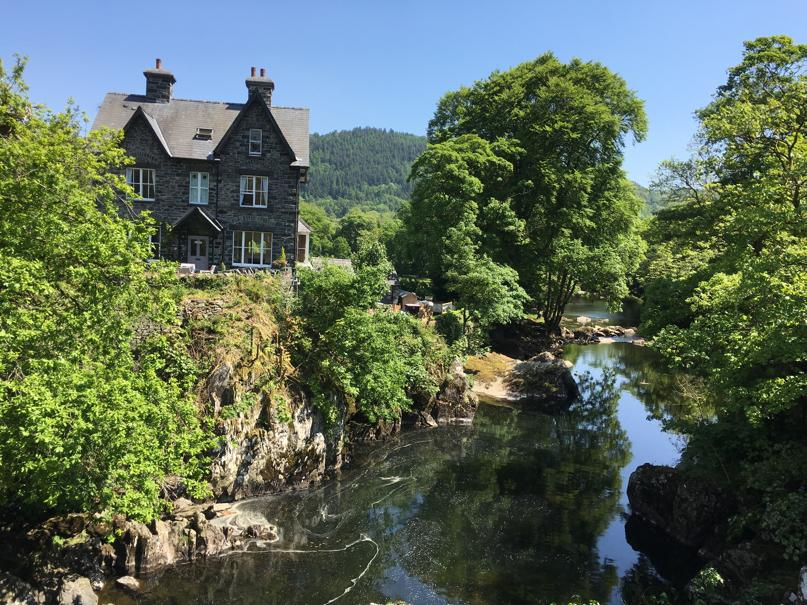
#> input picture p1/Animal-Identification-from-Video/code_Python/betws_y_coed_small.jpg, 807 x 605 px
$ jupyter execute CheckPythonFeatureExtraction.ipynb   (older library calls are emulated)
#> lines starting #> are read from the running program, lines starting #| are printed output that depends on the picture
### p1/Animal-Identification-from-Video/code_Python/FeatureExtractor.py
## Preparing Image Data for Assignment 1
import numpy as np
from skimage.color import rgb2hsv
# [9 lines of commented-out code are left out]
def fox_get_colour_features(img, fstr = 'RGB', blocks_r = 1,\
     blocks_c = 1, bins = 20):
    # Returns a set of features extracted from an image.
    # Five different feature types are encoded.
    # Input −−−−−
    # 'img': RGB input image
    # 'fstr': feature string − one of these − RGB,
    #                   HSV, CHR, OHT, H (default = 'RGB')
    # 'blocks_r': number of rows of blocks to split
    #               the image into (default = 1)
    # 'blocks_c': number of columns of blocks to split
    #               the image into (default = 1)
    # 'bins': number of bins for histogram methods
    #
    # Calculates rgb averages and stds of the blocks in the
    # image and concatenates them. For example, for RGB, the
    # row of features is arranged as:
    # [ra1, ga1, ba1, rs1, gs1, bs1, ra2, ga2, ba2, rs2, ...]
    # where "a" stands for average, "s" is for std, and the
    # number is the block number counted row by row.
    #
    # For example, for blocks_r = 2, blocks_c = 3, the blocks are
    # labelled as:
    # [1 2 3]
    # [4 5 6]
    #
    # For the RGB example, the total number of features is
    # 2(rows)x3(cols)x6(features) = 36 features

    # Split the image
    imsz = img.shape

    indrows = np.linspace(1,imsz[0],blocks_r+1).astype(int)
    indcols = np.linspace(1,imsz[1],blocks_c+1).astype(int)

    feature_values = None

    if len(imsz) == 2:
        # grey image
        print('RGB image is expected')
        return []

    for i in range(blocks_r):
        for j in range(blocks_c):
            if fstr == 'H':
                h,be = colour_features_histogram(img,bins)
                if feature_values is None:
                    feature_values = h
                else:
                    feature_values = np.append(feature_values,h)

            else:
                imblock = img[indrows[i]:indrows[i+1],\
                              indcols[j]:indcols[j+1],:]
                x = colour_features_means(imblock,fstr)
                if feature_values is None:
                    feature_values = x
                else:
                    feature_values = np.append(feature_values,x)

    return feature_values
#-------------------------------------------------------------------

def colour_features_means(im,colour_space):

    if colour_space == 'RGB':
        r = im[:,:,0]; g = im[:,:,1]; b = im[:,:,2] # split into 3 panels
        cols = np.hstack((np.reshape(r,(-1,1)), np.reshape(g,(-1,1)), \
            np.reshape(b,(-1,1))))
    elif colour_space == 'HSV':
        im = rgb2hsv(im)
        r = im[:,:,0]; g = im[:,:,1]; b = im[:,:,2] # split into 3 panels
        cols = np.hstack((np.reshape(r,(-1,1)), np.reshape(g,(-1,1)), \
            np.reshape(b,(-1,1))))
    elif colour_space == 'CHR': #chrominance
        im = np.array(im).astype(float)
        d = np.sqrt(np.sum(im**2,axis=2)) + 0.001
        # guard against division by zero
        c1 = im[:,:,0]/d; c2 = im[:,:,1]/d
        cols = np.hstack((np.reshape(c1,(-1,1)), np.reshape(c2,(-1,1))))
    elif colour_space == 'OHT': # Ohta 1980 space
        im = np.array(im).astype(float)
        r = im[:,:,0]; g = im[:,:,1]; b = im[:,:,2] # split into 3 panels
        i1 = (r + g + b) / 3
        i2 = r - b
        i3 = (2*g - r - b) / 2
        cols = np.hstack((np.reshape(i1,(-1,1)), np.reshape(i2,(-1,1)), \
            np.reshape(i3,(-1,1))))
    else:
        print('Unknown feature space')
        return []

    x = np.hstack((np.mean(cols,axis = 0), np.std(cols,axis = 0)))
    return x
#-------------------------------------------------------------------

def colour_features_histogram(im,bins):
    im = rgb2hsv(im)
    h = np.reshape(im[:,:,0],(-1,1))
    hist, bin_edges = np.histogram(h,bins = bins, range = [0,1])
    hist = hist/np.sum(hist)
    return hist, bin_edges

### p1/Animal-Identification-from-Video/code_Python/CheckPythonFeatureExtraction.ipynb
[cell 1]
import numpy as np
import matplotlib.pyplot as plt
import matplotlib.image as mpimg
import seaborn as sn

import FeatureExtractor as fe

## Colour Features

### RGB, HSV, Chrominance, Ohta, Hue histogram

[cell 2]
img = mpimg.imread('betws_y_coed_small.jpg')
#> img is the input picture: shape (605, 807, 3); mean R, G, B 90.8, 105.4, 89.1
plt.imshow(img)
plt.axis('Equal')
plt.axis('Off')
plt.show()
#cv2.imshow('image',img)
#cv2.waitKey(0)
#cv2.destroyAllWindows()

[cell 3]
# Check RGB features

# Split the image into 3 rows and 3 columns
rgb = fe.fox_get_colour_features(img, blocks_r = 3, blocks_c = 3)
#> after the loop in fox_get_colour_features, `for i in range(blocks_r):`:
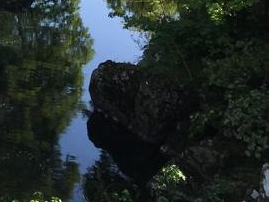
#> imblock: shape (202, 269, 3); mean R, G, B 34.8, 43.7, 42.6
#> after the loop in fox_get_colour_features, `for i in range(blocks_r):`: feature_values = 54 values, max 161.5 at index 8, min 34.54 at index 51, mean 74.71
#> rgb has the same summary as feature_values in fox_get_colour_features
print('Number of features = ', len(rgb))
#| Number of features =  54

# Reshape as an image
block_img = np.reshape(rgb,(-1,3))
#> block_img = 18 rows, first 8: [120.2, 141.6, 154.9], [46.24, 54.35, 85.21], [110.1, 141.5, 161.5], [45.18, 56.67, 89.74], [122.1, 148.7, 149.1], [48.76, 58.08, 96.16], [109.6, 120.4, 64.23], [56.59, 56.35, 43.22]
block_img = block_img[0:-1:2,:] # array with mean RGB for the blocks
#> block_img = [[120.2, 141.6, 154.9], [110.1, 141.5, 161.5], [122.1, 148.7, 149.1], [109.6, 120.4, 64.23], [86.1, 96.72, 60.02], [73.42, 86.95, 51.72], [97.54, 101.2, 63.27], [62.95, 67.22, 53.4], [34.85, 43.7, 42.56]]
block_img = np.reshape(np.reshape(block_img,(-1,1)),(3,3,3),order = 'C').astype(int)

plt.figure()
plt.imshow(block_img)
plt.axis('Equal')
plt.axis('Off')
plt.show()

[cell 4]
# Check HSV features


# Split the image into 3 rows and 3 columns
hsv = fe.fox_get_colour_features(img, fstr = 'HSV', blocks_r = 3, blocks_c = 3)
#> the loop in fox_get_colour_features (call 2), `for i in range(blocks_r):` made 3 passes
#> hsv = 54 values, max 0.672 at index 14, min 0.0956 at index 33, mean 0.29
print('Number of features = ', len(hsv))
#| Number of features =  54

# Reshape as an image
block_img = np.reshape(hsv,(-1,3))
#> block_img = 18 rows, first 8: [0.472, 0.354, 0.667], [0.201, 0.187, 0.291], [0.485, 0.382, 0.672], [0.15, 0.146, 0.314], [0.416, 0.406, 0.672], [0.176, 0.171, 0.307], [0.236, 0.511, 0.482], [0.122, 0.231, 0.224]
block_img = block_img[0:-1:2,:] # array with mean HSV for the blocks
#> block_img = [[0.472, 0.354, 0.667], [0.485, 0.382, 0.672], [0.416, 0.406, 0.672], [0.236, 0.511, 0.482], [0.245, 0.43, 0.388], [0.256, 0.479, 0.345], [0.185, 0.429, 0.414], [0.248, 0.269, 0.271], [0.417, 0.305, 0.191]]
block_img = np.reshape(np.reshape(block_img,(-1,1)),(3,3,3),order = 'C')

from skimage.color import hsv2rgb
block_img = hsv2rgb(block_img) # convert back to RGB to view

plt.figure()
plt.imshow(block_img)
plt.axis('Equal')
plt.axis('Off')
plt.show()

[cell 5]
# Check Chrominance features
chro = fe.fox_get_colour_features(img, fstr = 'CHR', blocks_r = 3, blocks_c = 3)
#> the loop in fox_get_colour_features (call 3), `for i in range(blocks_r):` made 3 passes
#> pass 1, in colour_features_means (call 19), `c1 = im[:, :, 0] / d`:
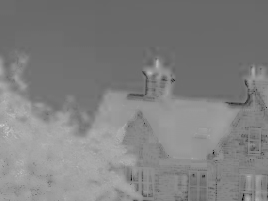
#> c1: shape (201, 268) float64; min 0, max 0.812, mean 0.505
#> pass 1, in colour_features_means (call 19), `c2 = im[:, :, 1] / d`:
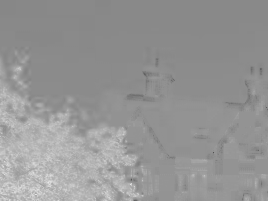
#> c2: shape (201, 268) float64; min 0.316, max 0.903, mean 0.588
#> chro = 36 values, max 0.713 at index 21, min 0.0436 at index 31, mean 0.336
print('Number of features = ', len(chro))
#| Number of features =  36

# Visualise C1 by colour and C2 by number
# Reshape
block_img = np.reshape(chro,(-1,2))
#> block_img = 18 rows, first 8: [0.505, 0.588], [0.0867, 0.0649], [0.468, 0.611], [0.065, 0.0815], [0.515, 0.635], [0.079, 0.0834], [0.608, 0.689], [0.0589, 0.0737]
block_img = block_img[0:-1:2,:] # array with mean Chrominance for the blocks
#> block_img = [[0.505, 0.588], [0.468, 0.611], [0.515, 0.635], [0.608, 0.689], [0.575, 0.693], [0.567, 0.713], [0.619, 0.661], [0.583, 0.64], [0.495, 0.644]]
block_img = np.reshape(np.reshape(block_img,(-1,1)),(2,3,3),order = 'F')
c1 = np.transpose(block_img[0])
#> c1 = [[0.505, 0.468, 0.515], [0.608, 0.575, 0.567], [0.619, 0.583, 0.495]]
c2 = np.transpose(block_img[1])
#> c2 = [[0.588, 0.611, 0.635], [0.689, 0.693, 0.713], [0.661, 0.64, 0.644]]

plt.figure()
sn.heatmap(c1,annot = c2)
plt.show()

[cell 6]
# Check Ohta features
oht = fe.fox_get_colour_features(img, fstr = 'OHT', blocks_r = 3, blocks_c = 3)
#> the loop in fox_get_colour_features (call 4), `for i in range(blocks_r):` made 3 passes
#> pass 1, in colour_features_means (call 28), `r = im[:, :, 0]`:
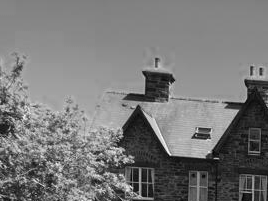
#> r: shape (201, 268) float64; min 0, max 255, mean 120.2
#> pass 1, in colour_features_means (call 28), `g = im[:, :, 1]`:
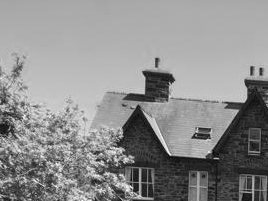
#> g: shape (201, 268) float64; min 3, max 255, mean 141.6
#> pass 1, in colour_features_means (call 28), `b = im[:, :, 2]`:
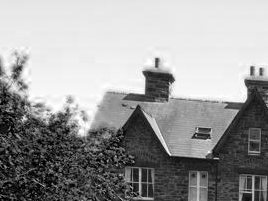
#> b: shape (201, 268) float64; min 0, max 255, mean 154.9
#> oht = 54 values, max 140 at index 12, min -51.47 at index 7, mean 35.98
print('Number of features = ', len(oht))
#| Number of features =  54

# Reshape as an image
block_img = np.reshape(oht,(-1,3))
#> block_img = 18 rows, first 8: [138.9, -34.7, 4.03], [58.03, 62.69, 20.73], [137.7, -51.47, 5.67], [62.43, 54.07, 15.24], [140, -27.02, 13.08], [65.5, 61.26, 19.35], [98.08, 45.39, 33.44], [50.1, 29.2, 20.84]
block_img = block_img[0:-1:2,:] # array with mean Ohta for the blocks
#> block_img = [[138.9, -34.7, 4.03], [137.7, -51.47, 5.67], [140, -27.02, 13.08], [98.08, 45.39, 33.44], [80.95, 26.08, 23.66], [70.7, 21.7, 24.38], [87.33, 34.27, 20.77], [61.19, 9.55, 9.05], [40.37, -7.72, 5]]
block_img = np.reshape(np.reshape(block_img,(-1,1)),(3,3,3),order = 'C')

# Visualise as 3 matrices
v1 = np.min(block_img); v2 = np.max(block_img)
#> after `v1 = np.min(block_img)`: v1 = -51.47
#> after `v2 = np.max(block_img)`: v2 = 140
plt.figure()
plt.subplot(131)
sn.heatmap(block_img[0], vmin = v1, vmax = v2, cbar = False)
plt.axis('Equal')
plt.axis('Off')
plt.subplot(132)
sn.heatmap(block_img[1], vmin = v1, vmax = v2, cbar = False)
plt.axis('Equal')
plt.axis('Off')
plt.subplot(133)
sn.heatmap(block_img[2], vmin = v1, vmax = v2, cbar = False)
plt.axis('Equal')
plt.axis('Off')
plt.show()
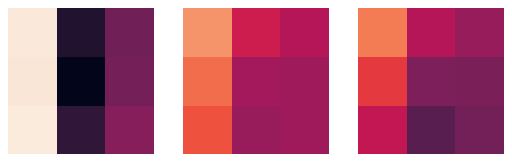
#> figure drawn by matplotlib, 3 panels

[cell 7]
# Check H histogram
h = fe.fox_get_colour_features(img, fstr = 'H', blocks_r = 1, blocks_c = 1, bins = 16)
#> h = [0.00625, 0.0702, 0.0859, 0.329, 0.13, 0.0533, 0.0325, 0.0255, 0.0402, 0.213, 0.00787, 0.00225, 0.000655, 0.000281, 0.0012, 0.000778]
print('Number of features = ', len(h))
#| Number of features =  16
xx = np.linspace(0,255,18)
plt.figure
plt.bar(xx[1:-1],h,width=15)
plt.show()
#> figure, not shown here; tallest bar 0.329 high, from x = 52.5 to 67.5

## Shape Features

### Histogram of Oriented Gradiens (HOG)

[cell 8]
# Check HOG features
from skimage.transform import resize
from skimage.feature import hog


resized_img = resize(img, (128, 64))
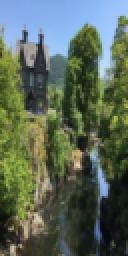
#> resized_img: shape (128, 64, 3) float64 (shown 2 times larger); mean R, G, B 0.356, 0.413, 0.349

#creating HOG features ----------------------------------------------------
# If I wanted the HOG image as well use visualize = True. Otherwise, only
# one argument is returned

fd, hog_image = hog(resized_img, orientations=9, pixels_per_cell=(8, 8), \
             cells_per_block=(2, 2), visualize=True, multichannel=True)
#> fd = 3780 values, max 0.462 at index 387, min 0 at index 1, mean 0.137

print('Number of HOG features = ',len(fd))
#| Number of HOG features =  3780

plt.figure()
plt.subplot(121)
plt.imshow(resized_img)
plt.axis('Equal')
plt.axis('Off')

plt.subplot(122)
plt.imshow(hog_image)
plt.axis('Equal')
plt.axis('Off')
plt.show()

## Texture Features

### Local Binary Patterns (LBP)

[cell 9]
from skimage.feature import local_binary_pattern
from skimage.color import rgb2gray

#creating LBP features ----------------------------------------------------
# https://scikit-image.org/docs/dev/auto_examples/features_detection/plot_local_binary_pattern.html
#
# See
# https://scikit-image.org/docs/dev/api/skimage.feature.html#skimage.feature.local_binary_pattern
#

# method{‘default’, ‘ror’, ‘uniform’, ‘var’}
# Method to determine the pattern.
#
# ‘default’: original local binary pattern which is gray scale but not
# rotation invariant.
#
# ‘ror’: extension of default implementation which is gray scale and
# rotation invariant.
#
# ‘uniform’: improved rotation invariance with uniform patterns and
# finer quantization of the angular space which is gray scale and rotation invariant.
#
# ‘nri_uniform’: non rotation-invariant uniform patterns variant
# which is only gray scale invariant [2], [3].
#
# ‘var’: rotation invariant variance measures of the contrast of local
# image texture which is rotation but not gray scale invariant.

radius = 3
n_points = 8 * radius
method = 'default'

nbins = 50 # this will be the number of features

lbp_raw = local_binary_pattern(rgb2gray(img), n_points, radius, method)
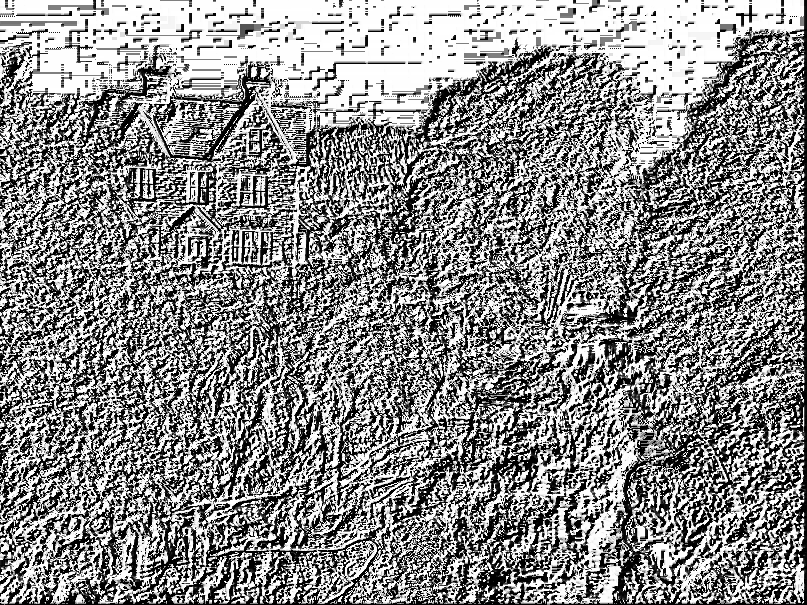
#> lbp_raw: shape (605, 807) float64; min 0, max 16777215, mean 9194775; drawn with min black and max white
lbp,_ = np.histogram(lbp_raw,bins = 50)
#> lbp = 50 values, max 159500 at index 49, min 21 at index 33, mean 9764.7
lbp = lbp/np.sum(lbp)
#> lbp = 50 values, max 0.327 at index 49, min 4.3e-05 at index 33, mean 0.02
lbp = np.reshape(lbp,(1,-1))
lbp = lbp[0]

plt.figure
plt.bar(np.arange(len(lbp)),lbp,width=0.8)
plt.show()
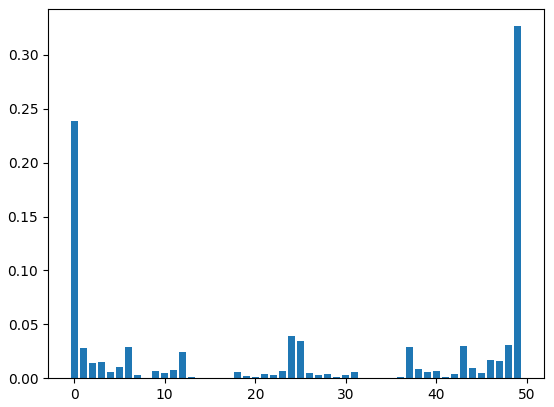
#> figure drawn by matplotlib, 1 panel; tallest bar 0.327 high, from x = 48.6 to 49.4
